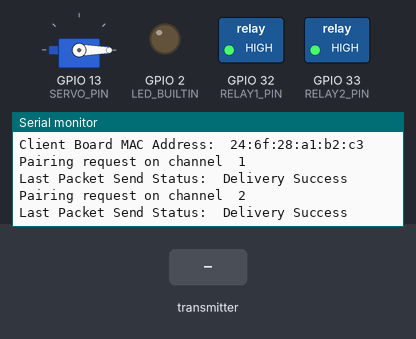
A sketch run on a simulated ESP32. Shown: servo, switched loads named in the sketch (green lamp = pin HIGH), output pins drawn as LEDs (lit = HIGH), the last lines printed to the serial monitor. The test bench sets the inputs (shaded band). WiFi joins after 1.5 s; servers stay silent unless stated.

Above: at 2.2 s.
2.3 s: the transmitter starts sending msgType = 0
At 2.61 s:
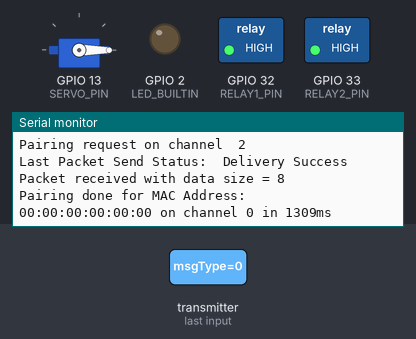
3.8 s: the transmitter starts sending tempInternal = 25
At 4.11 s:
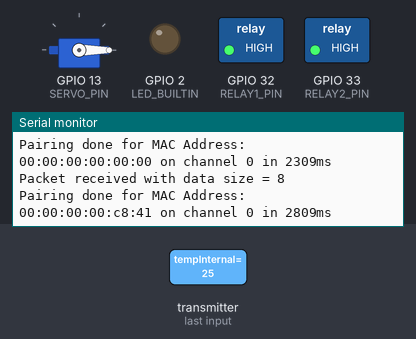

Measured:
- after the input at 2.3 s, the serial monitor: prints a new line at once (image 1)
- after the input at 3.8 s, the serial monitor: prints a new line at once (image 2)

The sketch:

CAT_FINAL_ESP32_WROOM.ino
```cpp
// (licence header left out)
#include <Arduino.h>
#include <esp_now.h>
#include <esp_wifi.h>
#include <WiFi.h>
#include <EEPROM.h>

#include <Wire.h>
#include <Adafruit_Sensor.h>
#include <Adafruit_BMP280.h>
#include <Adafruit_AHTX0.h>
#include <ESP32Servo.h>


// ============================================================
// CONFIGURACIÓ DELS PINS I2C
// ============================================================

// Bus I2C #1
#define SDA_1 18
#define SCL_1 19

// Bus I2C #2
#define SDA_2 25
#define SCL_2 26

/*
TwoWire I2Cone = TwoWire(0);
TwoWire I2Ctwo = TwoWire(1);
*/

// Utilitza el bus I2C predeterminat per al primer parell de sensors
#define I2Cone Wire

// Crea un segon bus I2C per al segon parell de sensors
TwoWire I2Ctwo(1);


// ============================================================
// OBJECTES DELS SENSORS
// ============================================================

// BMP280 i AHT20 al bus I2C #1
Adafruit_BMP280 bmp1(&I2Cone);
Adafruit_AHTX0 aht1;

// BMP280 i AHT20 al bus I2C #2
Adafruit_BMP280 bmp2(&I2Ctwo);
Adafruit_AHTX0 aht2;

// Objecte del servomotor
Servo myServo;


// ============================================================
// CONFIGURACIÓ DELS PINS DE SORTIDA
// ============================================================

#define RELAY1_PIN 32
#define RELAY2_PIN 33
#define SERVO_PIN 13


// ============================================================
// CONFIGURACIÓ DE LA PLACA ESP-NOW
// ============================================================

// ID d'aquesta placa ESP32
#define BOARD_ID 2

// Canal Wi-Fi màxim utilitzat per a l'aparellament ESP-NOW
// L'11 s'utilitza habitualment a Amèrica del Nord
// El 13 està disponible a Europa
#define MAX_CHANNEL 13


// Adreça MAC del servidor
// FF:FF:FF:FF:FF:FF s'utilitza inicialment per a l'aparellament
uint8_t serverAddress[] = {0xFF,0xFF,0xFF,0xFF,0xFF,0xFF};

// Adreça MAC d'aquesta placa ESP32
uint8_t clientMacAddress[6];


// ============================================================
// ESTRUCTURA DE DADES
// ============================================================

// Estructura utilitzada per a la comunicació entre les plaques ESP32.
// L'estructura ha de ser idèntica al transmissor i al receptor.
typedef struct struct_message {
  uint8_t msgType;
  uint8_t id;
  float tempInternal;

  // Parell de sensors AHT20 + BMP280 #1
  float tempAHT20_1;
  float humidityAHT20_1;
  float pressureBMP280_1;
  float tempBMP280_1;
  float altitudeBMP280_1;

  // Parell de sensors AHT20 + BMP280 #2
  float tempAHT20_2;
  float humidityAHT20_2;
  float pressureBMP280_2;
  float tempBMP280_2;
  float altitudeBMP280_2;

  // Camps de dades utilitzats per l'altra placa ESP32
  float tempAHT21;
  float humidityAHT21;
  float AQIENS160;
  float TVOCENS160;
  float eCO2ENS160;

  // Valors dels sensors analògics i digitals
  int MQ2;
  int MQ135;
  int hall;

  // Estat del sensor de moviment
  bool motion;

  // Estats dels relés
  bool relay1;
  bool relay2;

  // Posició del servo
  int servo;

  // Comptador de lectures
  unsigned int readingId;
} struct_message;


// Estructura utilitzada durant l'aparellament ESP-NOW
typedef struct struct_pairing {
    uint8_t msgType;
    uint8_t id;
    uint8_t macAddr[6];
    uint8_t channel;
} struct_pairing;


// Informació del dispositiu ESP-NOW
esp_now_peer_info_t peer;


// Estructura de dades de sortida
struct_message myData;

// Estructura de dades d'entrada
struct_message inData;

// Estructura de dades utilitzada per a l'aparellament
struct_pairing pairingData;


// ============================================================
// ESTAT DE L'APARELLAMENT ESP-NOW
// ============================================================

enum PairingStatus {
  NOT_PAIRED,
  PAIR_REQUEST,
  PAIR_REQUESTED,
  PAIR_PAIRED,
};

PairingStatus pairingStatus = NOT_PAIRED;


// Tipus de missatges utilitzats per ESP-NOW
enum MessageType {
  PAIRING,
  DATA,
};

MessageType messageType;


#ifdef SAVE_CHANNEL
  // Desa l'últim canal Wi-Fi utilitzat
  int lastChannel;
#endif


// Canal actual utilitzat per a l'aparellament ESP-NOW
int channel = 1;


// ============================================================
// VARIABLES DE TEMPS
// ============================================================

// Simula dades de temperatura i humitat
float t = 0;

// Desa el temps actual
unsigned long currentMillis = millis();

// Desa el temps de l'execució anterior
unsigned long previousMillis = 0;

// Interval entre les transmissions dels sensors
const long interval = 10000;

// S'utilitza per mesurar el temps necessari per a l'aparellament
unsigned long start;

// Comptador de les lectures dels sensors
unsigned int readingId = 0;


// ============================================================
// LECTURA DE L'ADREÇA MAC DE L'ESP32
// ============================================================

void readGetMacAddress(){

  uint8_t baseMac[6];

  // Llegeix l'adreça MAC de la interfície d'estació de l'ESP32
  esp_err_t ret = esp_wifi_get_mac(WIFI_IF_STA, baseMac);

  if (ret == ESP_OK) {

    // Mostra l'adreça MAC al monitor sèrie
    Serial.printf("%02x:%02x:%02x:%02x:%02x:%02x\n",
                  baseMac[0], baseMac[1], baseMac[2],
                  baseMac[3], baseMac[4], baseMac[5]);

  } else {

    Serial.println("Failed to read MAC address");
  }

  // Copia l'adreça MAC a l'array global
  clientMacAddress[0] = baseMac[0];
  clientMacAddress[1] = baseMac[1];
  clientMacAddress[2] = baseMac[2];
  clientMacAddress[3] = baseMac[3];
  clientMacAddress[4] = baseMac[4];
  clientMacAddress[5] = baseMac[5];
}


// ============================================================
// AFEGEIX UN DISPOSITIU ESP-NOW
// ============================================================

void addPeer(const uint8_t * mac_addr, uint8_t chan){

  // Estableix el canal Wi-Fi utilitzat per ESP-NOW
  ESP_ERROR_CHECK(esp_wifi_set_channel(chan ,WIFI_SECOND_CHAN_NONE));

  // Elimina el dispositiu si ja existeix
  esp_now_del_peer(mac_addr);

  // Neteja l'estructura del dispositiu
  memset(&peer, 0, sizeof(esp_now_peer_info_t));

  // Configura el dispositiu
  peer.channel = chan;
  peer.encrypt = false;

  // Copia l'adreça MAC del dispositiu
  memcpy(peer.peer_addr, mac_addr, sizeof(uint8_t[6]));

  // Afegeix el dispositiu a la llista de dispositius ESP-NOW
  if (esp_now_add_peer(&peer) != ESP_OK){

    Serial.println("Failed to add peer");
    return;
  }

  // Desa l'adreça MAC del servidor
  memcpy(serverAddress, mac_addr, sizeof(uint8_t[6]));
}


// ============================================================
// MOSTRA L'ADREÇA MAC
// ============================================================

void printMAC(const uint8_t * mac_addr){

  char macStr[18];

  // Converteix l'adreça MAC en text imprimible
  snprintf(macStr, sizeof(macStr), "%02x:%02x:%02x:%02x:%02x:%02x",
           mac_addr[0], mac_addr[1], mac_addr[2],
           mac_addr[3], mac_addr[4], mac_addr[5]);

  Serial.print(macStr);
}


// ============================================================
// CALLBACK D'ENVIAMENT ESP-NOW
// ============================================================

// Es crida després d'enviar un paquet ESP-NOW
void OnDataSent(const uint8_t *mac_addr, esp_now_send_status_t status) {

  Serial.print("\r\nLast Packet Send Status:\t");

  // Mostra si el paquet s'ha lliurat correctament
  Serial.println(
    status == ESP_NOW_SEND_SUCCESS
    ? "Delivery Success"
    : "Delivery Fail"
  );
}


// ============================================================
// CALLBACK DE RECEPCIÓ ESP-NOW
// ============================================================

// Es crida cada vegada que es rep un paquet ESP-NOW
void OnDataRecv(
  const uint8_t * mac_addr,
  const uint8_t *incomingData,
  int len
) {

  Serial.print("Packet received with ");
  Serial.print("data size = ");

  Serial.println(sizeof(incomingData));

  // El primer byte conté el tipus de missatge
  uint8_t type = incomingData[0];

  switch (type) {

    // --------------------------------------------------------
    // MISSATGE DE DADES
    // --------------------------------------------------------

    case DATA:

      // Copia les dades rebudes a l'estructura de dades d'entrada
      memcpy(&inData, incomingData, sizeof(inData));

      Serial.print("ID = ");
      Serial.println(inData.id);

      Serial.print("Relay 1 = ");
      Serial.println(inData.relay1);

      Serial.print("Relay 2 = ");
      Serial.println(inData.relay2);

      Serial.print("Servo Angle = ");
      Serial.println(inData.servo);

      Serial.print("Setpoint temp = ");
      Serial.println(inData.tempInternal);

      Serial.print("reading Id  = ");
      Serial.println(inData.readingId);


      // Les sortides dels relés són actives en LOW
      digitalWrite(
        RELAY1_PIN,
        inData.relay1 ? LOW : HIGH
      );

      digitalWrite(
        RELAY2_PIN,
        inData.relay2 ? LOW : HIGH
      );


      // Estableix l'angle del servo
      myServo.write(inData.servo);


      // Canvia el LED integrat segons l'ID de lectura
      if (inData.readingId % 2 == 1){

        digitalWrite(LED_BUILTIN, LOW);

      } else {

        digitalWrite(LED_BUILTIN, HIGH);
      }

      break;


    // --------------------------------------------------------
    // MISSATGE D'APARELLAMENT
    // --------------------------------------------------------

    case PAIRING:

      // Copia la informació de l'aparellament rebuda
      memcpy(
        &pairingData,
        incomingData,
        sizeof(pairingData)
      );

      // L'ID 0 identifica el servidor
      if (pairingData.id == 0) {

        Serial.print("Pairing done for MAC Address: ");

        printMAC(pairingData.macAddr);

        Serial.print(" on channel ");

        // Mostra el canal seleccionat pel servidor
        Serial.print(pairingData.channel);

        Serial.print(" in ");

        // Mostra el temps necessari per a l'aparellament
        Serial.print(millis()-start);

        Serial.println("ms");


        // Afegeix el servidor a la llista de dispositius ESP-NOW
        addPeer(
          pairingData.macAddr,
          pairingData.channel
        );


        #ifdef SAVE_CHANNEL

          // Desa el canal a l'EEPROM
          lastChannel = pairingData.channel;

          EEPROM.write(
            0,
            pairingData.channel
          );

          EEPROM.commit();

        #endif


        // Marca la placa com a aparellada
        pairingStatus = PAIR_PAIRED;
      }

      break;
  }
}


// ============================================================
// APARELLAMENT AUTOMÀTIC ESP-NOW
// ============================================================

PairingStatus autoPairing(){

  switch(pairingStatus) {


    // --------------------------------------------------------
    // ENVIA LA SOL·LICITUD D'APARELLAMENT
    // --------------------------------------------------------

    case PAIR_REQUEST:

      Serial.print("Pairing request on channel  ");
      Serial.println(channel);


      // Estableix el canal Wi-Fi actual
      ESP_ERROR_CHECK(
        esp_wifi_set_channel(
          channel,
          WIFI_SECOND_CHAN_NONE
        )
      );


      // Inicialitza ESP-NOW
      if (esp_now_init() != ESP_OK) {

        Serial.println("Error initializing ESP-NOW");
      }


      // Registra els callbacks d'ESP-NOW
      esp_now_register_send_cb(
        esp_now_send_cb_t(OnDataSent)
      );

      esp_now_register_recv_cb(
        esp_now_recv_cb_t(OnDataRecv)
      );


      // Prepara la informació de l'aparellament
      pairingData.msgType = PAIRING;

      pairingData.id = BOARD_ID;

      pairingData.channel = channel;


      // Copia l'adreça MAC d'aquesta placa
      pairingData.macAddr[0] = clientMacAddress[0];
      pairingData.macAddr[1] = clientMacAddress[1];
      pairingData.macAddr[2] = clientMacAddress[2];
      pairingData.macAddr[3] = clientMacAddress[3];
      pairingData.macAddr[4] = clientMacAddress[4];
      pairingData.macAddr[5] = clientMacAddress[5];


      // Afegeix el servidor com a dispositiu i envia la sol·licitud d'aparellament
      addPeer(serverAddress, channel);

      esp_now_send(
        serverAddress,
        (uint8_t *) &pairingData,
        sizeof(pairingData)
      );


      // Inicia el temporitzador de temps d'espera de l'aparellament
      previousMillis = millis();

      pairingStatus = PAIR_REQUESTED;

      break;


    // --------------------------------------------------------
    // ESPERA LA RESPOSTA DE L'APARELLAMENT
    // --------------------------------------------------------

    case PAIR_REQUESTED:

      // Comprova quant de temps ha passat
      currentMillis = millis();

      if(currentMillis - previousMillis > 1000) {

        previousMillis = currentMillis;

        // Passa al següent canal Wi-Fi
        channel ++;

        // Torna al canal 1 després d'arribar al màxim
        if (channel > MAX_CHANNEL){

          channel = 1;
        }

        // Envia una altra sol·licitud d'aparellament
        pairingStatus = PAIR_REQUEST;
      }

      break;


    // --------------------------------------------------------
    // APARELLAT
    // --------------------------------------------------------

    case PAIR_PAIRED:

      // No cal fer res mentre està aparellat

      break;
  }

  return pairingStatus;
}


// ============================================================
// CONFIGURACIÓ
// ============================================================

void setup() {

  // Dona una mica de temps a la placa per iniciar-se
  delay(1000);

  // Inicia la comunicació sèrie
  Serial.begin(115200);

  Serial.println();


  // Configura el LED integrat
  pinMode(LED_BUILTIN, OUTPUT);


  // Configura els pins dels relés
  pinMode(RELAY1_PIN, OUTPUT);
  pinMode(RELAY2_PIN, OUTPUT);


  // Apaga inicialment els dos relés
  digitalWrite(RELAY1_PIN, HIGH);
  digitalWrite(RELAY2_PIN, HIGH);


  // Connecta el servo al seu pin GPIO
  myServo.attach(SERVO_PIN);

  // Estableix la posició inicial del servo
  myServo.write(0);


  // Inicialitza el primer bus I2C
  I2Cone.begin(
    SDA_1,
    SCL_1,
    50000
  );


  // Inicialitza el segon bus I2C
  I2Ctwo.begin(
    SDA_2,
    SCL_2,
    50000
  );


  // Estableix els valors de temps d'espera d'I2C
  I2Cone.setTimeOut(500);
  I2Ctwo.setTimeOut(500);


  // ----------------------------------------------------------
  // AHT20 #1
  // ----------------------------------------------------------

  bool status1 = aht1.begin(&I2Cone);

  if(!status1){

    Serial.println(F("Error: AHT20 1"));

    while (1) delay(1000);
  }

  Serial.println(F("AHT20 1 okay"));


  // ----------------------------------------------------------
  // BMP280 #1
  // ----------------------------------------------------------

  bool status2 = bmp1.begin(0x77);

  if(!status2){

    Serial.println(F("Error: BMP280 1"));

    while (1) delay(1000);
  }

  Serial.println(F("BMP280 1 okay"));


  // ----------------------------------------------------------
  // AHT20 #2
  // ----------------------------------------------------------

  bool status3 = aht2.begin(&I2Ctwo);

  if(!status3){

    Serial.println(F("Error: AHT20 2"));

    while (1) delay(1000);
  }

  Serial.println(F("AHT20 2 okay"));


  // ----------------------------------------------------------
  // BMP280 #2
  // ----------------------------------------------------------

  bool status4 = bmp2.begin(0x77);

  if(!status4){

    Serial.println(F("Error: BMP280 2"));

    while (1) delay(1000);
  }

  Serial.println(F("BMP280 2 okay"));


  // ----------------------------------------------------------
  // INICIALITZACIÓ WI-FI / ESP-NOW
  // ----------------------------------------------------------

  // Configura l'ESP32 com a estació Wi-Fi
  WiFi.mode(WIFI_STA);

  WiFi.STA.begin();


  // Mostra l'adreça MAC d'aquesta placa
  Serial.print("Client Board MAC Address:  ");

  readGetMacAddress();


  // Desconnecta el Wi-Fi abans de l'aparellament ESP-NOW
  WiFi.disconnect();


  // Desa el temps d'inici de l'aparellament
  start = millis();


  #ifdef SAVE_CHANNEL

    // Inicialitza l'EEPROM
    EEPROM.begin(10);

    // Llegeix el canal desat anteriorment
    lastChannel = EEPROM.read(0);

    Serial.println(lastChannel);


    // Utilitza el canal desat si és vàlid
    if (lastChannel >= 1 && lastChannel <= MAX_CHANNEL) {

      channel = lastChannel;
    }

    Serial.println(channel);

  #endif


  // Inicia el procés d'aparellament automàtic
  pairingStatus = PAIR_REQUEST;
}


// ============================================================
// BUCLE PRINCIPAL
// ============================================================

void loop() {

  // Continua només després d'un aparellament ESP-NOW correcte
  if (autoPairing() == PAIR_PAIRED) {

    unsigned long currentMillis = millis();


    // Comprova si és el moment d'enviar una nova lectura
    if (currentMillis - previousMillis >= interval) {
      if (bmp1.readPressure() < 80000) {
        ESP.restart();
      }
      // Desa el temps d'aquesta lectura
      previousMillis = currentMillis;


      // ------------------------------------------------------
      // LECTURA DEL SENSOR AHT20 #1
      // ------------------------------------------------------

      sensors_event_t humidity1, temperature1;

      // Llegeix la temperatura i la humitat
      aht1.getEvent(
        &humidity1,
        &temperature1
      );


      // ------------------------------------------------------
      // LECTURA DEL SENSOR AHT20 #2
      // ------------------------------------------------------

      sensors_event_t humidity2, temperature2;

      // Llegeix la temperatura i la humitat
      aht2.getEvent(
        &humidity2,
        &temperature2
      );


      // ------------------------------------------------------
      // PREPARACIÓ DEL PAQUET DE DADES
      // ------------------------------------------------------

      // Tipus de missatge
      myData.msgType = DATA;

      // ID de la placa
      myData.id = BOARD_ID;

      // Temperatura interna de l'ESP32
      myData.tempInternal = temperatureRead();


      // Parell de sensors #1
      myData.tempAHT20_1 = temperature1.temperature;
      myData.humidityAHT20_1 = humidity1.relative_humidity;

      myData.pressureBMP280_1 = bmp1.readPressure();
      myData.tempBMP280_1 = bmp1.readTemperature();
      myData.altitudeBMP280_1 = bmp1.readAltitude();


      // Parell de sensors #2
      myData.tempAHT20_2 = temperature2.temperature;
      myData.humidityAHT20_2 = humidity2.relative_humidity;

      myData.pressureBMP280_2 = bmp2.readPressure();
      myData.tempBMP280_2 = bmp2.readTemperature();
      myData.altitudeBMP280_2 = bmp2.readAltitude();


      // Incrementa l'ID de lectura
      myData.readingId = readingId++;


      // Envia el paquet complet de dades dels sensors al servidor
      esp_err_t result = esp_now_send(
        serverAddress,
        (uint8_t *) &myData,
        sizeof(myData)
      );
    }
  }
}
```
